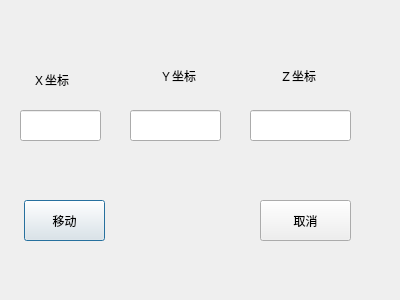
<?xml version="1.0" encoding="UTF-8"?>
<ui version="4.0">
 <class>structure_PointMoce</class>
 <widget class="QDialog" name="structure_PointMoce">
  <property name="geometry">
   <rect>
    <x>0</x>
    <y>0</y>
    <width>400</width>
    <height>300</height>
   </rect>
  </property>
  <property name="windowTitle">
   <string>定点旋转</string>
  </property>
  <widget class="QPushButton" name="move">
   <property name="geometry">
    <rect>
     <x>24</x>
     <y>200</y>
     <width>81</width>
     <height>41</height>
    </rect>
   </property>
   <property name="text">
    <string>移动</string>
   </property>
  </widget>
  <widget class="QPushButton" name="pushButton_2">
   <property name="geometry">
    <rect>
     <x>260</x>
     <y>200</y>
     <width>91</width>
     <height>41</height>
    </rect>
   </property>
   <property name="text">
    <string>取消</string>
   </property>
  </widget>
  <widget class="QLineEdit" name="coordinate_x">
   <property name="geometry">
    <rect>
     <x>20</x>
     <y>110</y>
     <width>81</width>
     <height>31</height>
    </rect>
   </property>
  </widget>
  <widget class="QLineEdit" name="coordinate_y">
   <property name="geometry">
    <rect>
     <x>130</x>
     <y>110</y>
     <width>91</width>
     <height>31</height>
    </rect>
   </property>
  </widget>
  <widget class="QLineEdit" name="coordinate_z">
   <property name="geometry">
    <rect>
     <x>250</x>
     <y>110</y>
     <width>101</width>
     <height>31</height>
    </rect>
   </property>
  </widget>
  <widget class="QLabel" name="label">
   <property name="geometry">
    <rect>
     <x>33</x>
     <y>69</y>
     <width>51</width>
     <height>21</height>
    </rect>
   </property>
   <property name="text">
    <string>Ｘ坐标</string>
   </property>
  </widget>
  <widget class="QLabel" name="label_2">
   <property name="geometry">
    <rect>
     <x>160</x>
     <y>66</y>
     <width>41</width>
     <height>20</height>
    </rect>
   </property>
   <property name="text">
    <string>Ｙ坐标</string>
   </property>
  </widget>
  <widget class="QLabel" name="label_3">
   <property name="geometry">
    <rect>
     <x>280</x>
     <y>70</y>
     <width>54</width>
     <height>12</height>
    </rect>
   </property>
   <property name="text">
    <string>Ｚ坐标</string>
   </property>
  </widget>
 </widget>
 <resources/>
 <connections/>
</ui>
